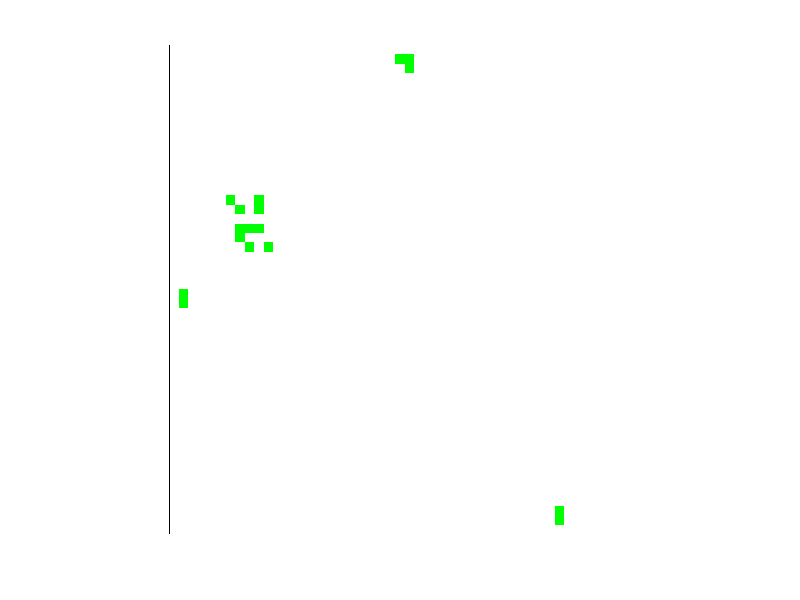

Here is the MATLAB script that generated this plot:
clear all;close all;clc;

pohon = randi([1,2],52);
map   = [1 1 1;0 1 0;1 1 0;1 0 0;0 0 0;1/5 1/5 1/5; 1/2 1/2 1/2];
pohon(1:end,1)   = 1;
pohon(1:end,end) = 1;
pohon(1,1:end)   = 1;
pohon(end,1:end) = 1;

image(pohon)
colormap(map)
axis square
axis off
M(1)=getframe;
pause(0.2)

for i = 1:4;
    a = find(pohon==2);
    b = randi([1,length(a)],1);
    pohon(a(b)) = 3;
end

image(pohon)
colormap(map)
axis square
axis off
M(2)=getframe;
pause(0.3)

for i = 3:60;
    pohon(find(pohon==7))=1;
    pohon(find(pohon==6))=7;
    pohon(find(pohon==5))=6;
    pohon(find(pohon==4))=5;
    
    [d,b] = find(pohon==3);
    for j = 1 : length(d)
        pohon(d(j),b(j))=4;
        if(pohon(d(j),b(j)-1)==2)
            pohon(d(j),b(j)-1)=3;
        end
        if(pohon(d(j)-1,b(j)-1)==2)
            pohon(d(j)-1,b(j)-1)=3;
        end
        if(pohon(d(j)-1,b(j))==2)
            pohon(d(j)-1,b(j))=3;
        end
        if(pohon(d(j)-1,b(j)+1)==2)
            pohon(d(j)-1,b(j)+1)=3;
        end
        if(pohon(d(j),b(j)+1)==2)
            pohon(d(j),b(j)+1)=3;
        end
        if(pohon(d(j)+1,b(j)+1)==2)
            pohon(d(j)+1,b(j)+1)=3;
        end
        if(pohon(d(j)+1,b(j))==2)
            pohon(d(j)+1,b(j))=3;
        end
        if(pohon(d(j)+1,b(j)-1)==2)
            pohon(d(j)+1,b(j)-1)=3;
        end
    end
    
    image(pohon)
    colormap(map)
    axis square
    axis off
    M(i)=getframe;
    pause(0.2)
end